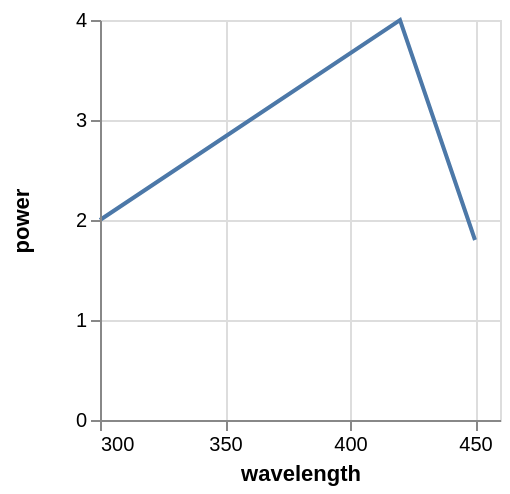

Specify this chart in Vega-Lite:
### Vega specification from a JSON file in a GitHub repository (floating-point values rounded to 4 significant figures)
{"$schema": "https://vega.github.io/schema/vega/v4.json", "autosize": "pad", "padding": 5, "width": 200, "height": 200, "style": "cell", "data": [{"name": "source_0", "values": [{"wavelength": 250, "power": 1}, {"wavelength": 300, "power": 2}, {"wavelength": 420, "power": 4}, {"wavelength": 450, "power": 1.8}, {"wavelength": 500, "power": 1.1}]}, {"name": "data_0", "source": "source_0", "transform": [{"type": "formula", "expr": "toNumber(datum[\"wavelength\"])", "as": "wavelength"}, {"type": "formula", "expr": "toNumber(datum[\"power\"])", "as": "power"}, {"type": "filter", "expr": "inrange(datum[\"wavelength\"], [300, 450])"}]}], "marks": [{"name": "marks", "type": "line", "style": ["line"], "sort": {"field": "datum[\"wavelength\"]", "order": "descending"}, "from": {"data": "data_0"}, "encode": {"update": {"stroke": {"value": "#4c78a8"}, "tooltip": {"signal": "{\"wavelength\": format(datum[\"wavelength\"], \"\"), \"power\": format(datum[\"power\"], \"\")}"}, "x": {"scale": "x", "field": "wavelength"}, "y": {"scale": "y", "field": "power"}, "defined": {"signal": "datum[\"wavelength\"] !== null && !isNaN(datum[\"wavelength\"]) && datum[\"power\"] !== null && !isNaN(datum[\"power\"])"}}}}], "scales": [{"name": "x", "type": "linear", "domain": [300, 450], "range": [0, {"signal": "width"}], "nice": true, "zero": false}, {"name": "y", "type": "linear", "domain": {"data": "data_0", "field": "power"}, "range": [{"signal": "height"}, 0], "nice": true, "zero": true}], "axes": [{"scale": "x", "orient": "bottom", "grid": false, "title": "wavelength", "labelFlush": true, "labelOverlap": true, "tickCount": {"signal": "ceil(width/40)"}, "zindex": 1}, {"scale": "x", "orient": "bottom", "gridScale": "y", "grid": true, "tickCount": {"signal": "ceil(width/40)"}, "domain": false, "labels": false, "maxExtent": 0, "minExtent": 0, "ticks": false, "zindex": 0}, {"scale": "y", "orient": "left", "grid": false, "title": "power", "labelOverlap": true, "tickCount": {"signal": "ceil(height/40)"}, "zindex": 1}, {"scale": "y", "orient": "left", "gridScale": "x", "grid": true, "tickCount": {"signal": "ceil(height/40)"}, "domain": false, "labels": false, "maxExtent": 0, "minExtent": 0, "ticks": false, "zindex": 0}], "config": {"axisY": {"minExtent": 30}}}
